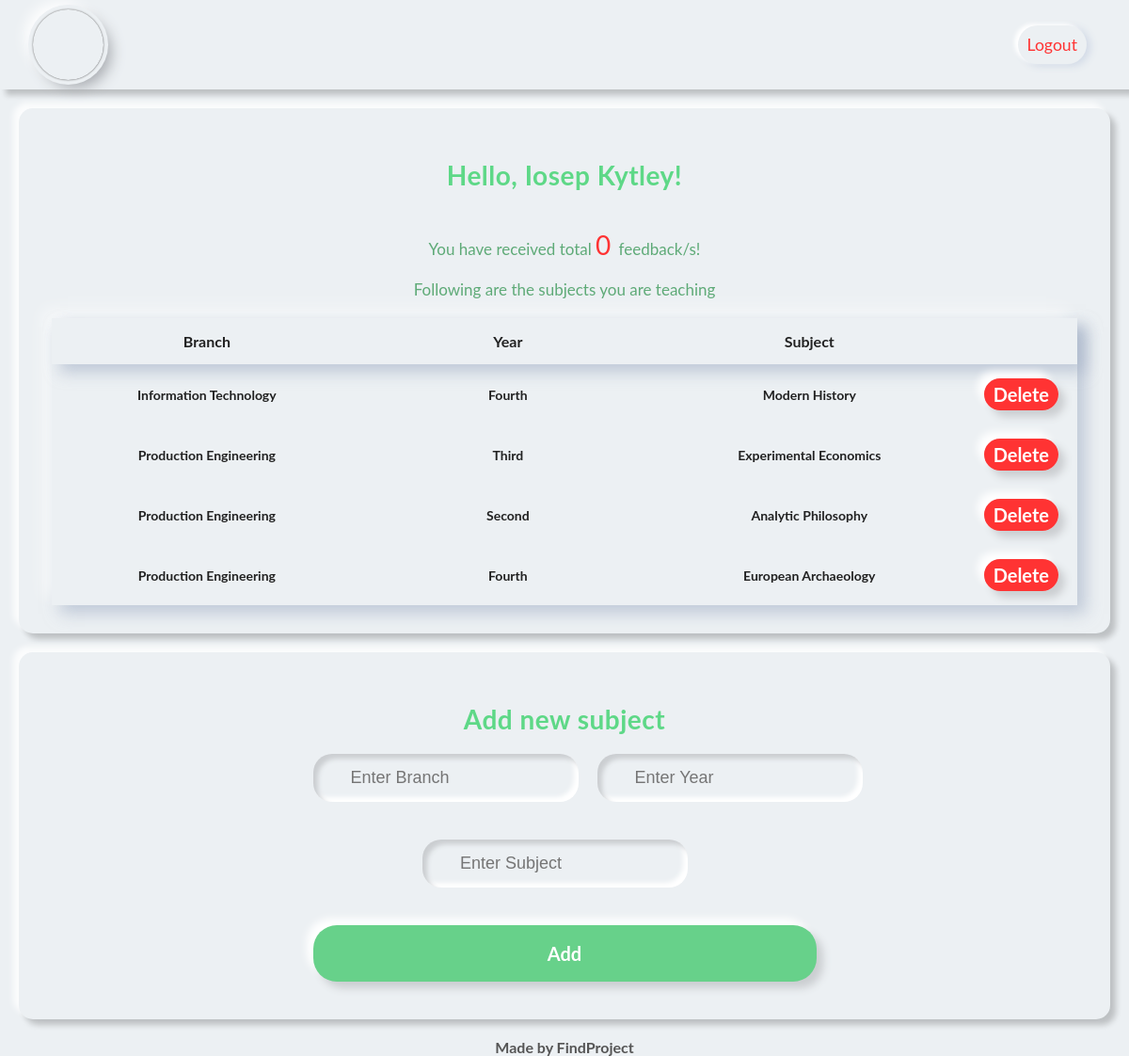
/teacher/dashboard.php (signed in), run on the app's committed database.
### tables this page shows
CREATE TABLE `teachers` (
  `t_id` int(11) NOT NULL,
  `t_name` varchar(255) NOT NULL,
  `t_email` varchar(255) NOT NULL,
  `t_password` varchar(255) NOT NULL,
  `t_phone` varchar(255) NOT NULL
);

CREATE TABLE `teacher_subjects` (
  `sub_id` int(11) NOT NULL,
  `t_id` int(11) NOT NULL,
  `branch` varchar(255) NOT NULL,
  `sub_year` varchar(255) NOT NULL,
  `sub_name` varchar(255) NOT NULL
);

### teacher/includes/session.php (called while the page is built, shortened)
<?php
include("connection.php");
$user_check = $_SESSION['teacher_login'];
$ses_sql = "select t_id, t_name, t_email from teachers where t_email = '$user_check' ";
$ses_res = $conn->query($ses_sql);
$row = $ses_res->fetch_array(MYSQLI_ASSOC);
$login_session_id = (int)$row['t_id'];
$login_session_name = $row['t_name'];

### teacher/includes/dashboard-functions.php (called while the page is built, shortened)
<?php
include('includes/session.php');
$sql = "SELECT count(t_id) as t_count FROM student_feedback WHERE t_id = " . $login_session_id;
$result = $conn->query($sql);
$row = $result->fetch_array(MYSQLI_ASSOC);

### teacher/dashboard.php (the view, shortened to what this page needs)
<?php
include('includes/dashboard-functions.php');
$teacher_sql = "SELECT * FROM teacher_subjects WHERE t_id = $login_session_id";
$teacher_result = $conn->query($teacher_sql);
?>
<!DOCTYPE html>
<html>
<head>
    <link rel="stylesheet" href="https://cdnjs.cloudflare.com/ajax/libs/font-awesome/5.15.2/css/all.min.css" />
    <link rel="stylesheet" href="../assets/css/style-dashboard.css">
    <link rel="stylesheet" href="../assets/css/addon.css">
</head>
<body>
    <div class="kt-header-div">
        <a href="dashboard.php" class="kt-header-logo"></a>
        <a class="kt-logout" href="logout.php">Logout</a>
    </div>
    <div class="kt-dashboard-div">
        <div class="kt-dashboard-title">Hello, <?= $login_session_name; ?>!</div>
        <div class="kt-dashboard-sub-title mt-40">You have received total <span class="kt-dashboard-title error-red"><?= $row['t_count'] ?> </span>feedback/s!</div>
        <div class="kt-dashboard-sub-title mt-20">Following are the subjects you are teaching</div>
        <table class="kt-dashboard-table">
            <thead>
                <tr>
                    <th>Branch</th>
                    <th>Year</th>
                    <th>Subject</th>
                    <th></th>
                </tr>
            </thead>
            <tbody>
                <?php
                if ($teacher_result->num_rows > 0) {
                    while ($teacher_row = $teacher_result->fetch_assoc()) {
                        echo "<tr>";
                        echo "<td>" . $teacher_row['branch'] . "</td>";
                        echo "<td>" . $teacher_row['sub_year'] . "</td>";
                        echo "<td>" . $teacher_row['sub_name'] . "</td>";
                        echo "<td><a href='dashboard.php?delete_id=" . $teacher_row['sub_id'] . "' class='kt-delete-button'>Delete</a></td>";
                        echo "</tr>";
                    }
                }
                ?>
            </tbody>
        </table>
    </div>
    <div class="kt-dashboard-div">
        <div class="kt-dashboard-title">Add new subject</div>
        <form method="POST" action="dashboard.php" class="kt-form">
            <div class="kt-input-block">
                <div class="kt-branch" style="margin-right: 20px;">
                    <input type="text" placeholder="Enter Branch" name="branch" />
                </div>
                <div class="kt-year">
                    <input type="text" placeholder="Enter Year" name="year" />
                </div>
            </div>
            <div class="kt-input-block">
                <div class="kt-subject" style="margin-right: 20px;">
                    <input type="text" placeholder="Enter Subject" name="subject" />
                </div>
            </div>
            <button type="submit" name="add_subject" class="kt-button">
                Add</button>
        </form>
    </div>
</body>
</html>

### assets/css/style-dashboard.css (style rules this page uses)
* { margin: 0; padding: 0; box-sizing: border-box; }
body { height: 100vh; width: 100vw; font-family: "Lato", sans-serif; font-weight: 700; color: #555; background: #ecf0f3; }
a { text-decoration: none; }
.kt-header-div { padding: 10px 35px; background: #ecf0f3; display: grid; align-items: center; grid-template-columns: repeat(3, 1fr); grid-template-areas: "header-logo header-navlinks header-logout"; box-shadow: -6px -6px 6px rgba(255, 255, 255, 0.8), 6px 6px 6px rgba(0, 0, 0, 0.2); }
.kt-header-logo { grid-area: header-logo; background: url("https://img.freepik.com/free-photo/feedback-survey-response-advice-suggestions_53876-125410.jpg?t=st=1650608257~exp=1650608857~hmac=4dc2b494722b79781f9a196777178d0480148832bf913a32b2e386851ca724a5&w=740"); background-position: 50% 50%; background-size: 50px 50px; background-repeat: no-repeat; width: 75px; height: 75px; border-radius: 50%; box-shadow: 0px 0px 2px #5f5f5f, 0px 0px 0px 5px #ecf0f3, 8px 8px 15px #a7aaaf, -8px -8px 15px #ffffff; }
.kt-logout { grid-area: header-logout; justify-self: end; padding: 10px; margin: 0 10px; font-size: 1.1em; border-radius: 40px; border-style: none; color: #ff3333; font-weight: normal; background-color: #ecf0f3; box-shadow: -4px -2px 4px 0px #fff, 4px 2px 8px 0px #d1d9e6; }
.kt-dashboard-div { padding: 10px 35px 30px 35px; margin: 20px 20px; border-radius: 15px; background: #ecf0f3; box-shadow: -6px -6px 6px rgba(255, 255, 255, 0.8), 6px 6px 6px rgba(0, 0, 0, 0.2); }
.kt-dashboard-title { text-align: center; font-size: 28px; padding-top: 24px; letter-spacing: 0.5px; color: #5ed887; }
.kt-dashboard-sub-title { text-align: center; font-size: 17px; font-weight: normal; color: #5eaa77; }
.mt-20 { margin-top: 20px; }
.mt-40 { margin-top: 40px; }
.kt-dashboard-div { padding: 30px 35px 30px 35px; margin: 20px 20px; border-radius: 15px; background: #ecf0f3; }
.kt-dashboard-title { font-size: 28px; padding-top: 24px; letter-spacing: 0.5px; color: #5ed887; text-align: center; }
table.kt-dashboard-table { width: 100%; margin-top: 20px; border-spacing: 0; color: #212121; text-align: center; box-shadow: 9px 9px 16px rgba(163, 177, 198, 0.6), -9px -9px 16px rgba(255, 255, 255, 0.6); }
table.kt-dashboard-table thead { box-shadow: 9px 9px 16px rgba(163, 177, 198, 0.6); }
table.kt-dashboard-table th { padding: 15px; white-space: nowrap; }
table.kt-dashboard-table td:nth-child(1) { width: 60%; }
table.kt-dashboard-table td:nth-child(2) { width: 20%; }
table.kt-dashboard-table td:nth-child(3) { width: 20%; }
table.kt-dashboard-table > tbody > tr > td { padding: 20px; font-size: 14px; white-space: nowrap; position: relative; }
.kt-button { outline: none; border: none; text-decoration: none; padding: 5px 5px; cursor: pointer; border-radius: 25px; font-size: 20px; font-weight: 700; font-family: "Lato", sans-serif; color: #fff; text-align: center; background: #67d18a; box-shadow: 7px 7px 8px #cbced1, -7px -7px 8px #ffffff; transition: 0.5s; }
.error-red { color: #ff3333; }

### assets/css/addon.css (style rules this page uses)
table.kt-dashboard-table td:nth-child(1) { width: 33.33%; }
table.kt-dashboard-table td:nth-child(2) { width: 33.33%; }
table.kt-dashboard-table td:nth-child(3) { width: 33.33%; }
.kt-form { margin: 0 auto; width: 50%; padding: 20px 5px 10px 5px; }
.kt-form input { border: none; outline: none; background: none; font-size: 18px; color: #555; padding: 15px 10px 15px 5px; }
.kt-input-block { display: flex; justify-content: space-around; margin-bottom: 20px; }
.kt-name, .kt-password, .kt-email, .kt-phone, .kt-branch, .kt-subject, .kt-year { margin-bottom: 20px; border-radius: 20px; box-shadow: inset 5px 5px 5px #cbced1, inset -5px -5px 5px #ffffff; }
.kt-button { outline: none; border: none; cursor: pointer; width: 100%; height: 60px; border-radius: 25px; font-size: 20px; font-weight: 700; font-family: "Lato", sans-serif; color: #fff; text-align: center; background: #67d18a; box-shadow: 7px 7px 8px #cbced1, -7px -7px 8px #ffffff; transition: 0.5s; }
.kt-delete-button { outline: none; border: none; cursor: pointer; padding: 5px 10px; border-radius: 25px; font-size: 20px; font-weight: 700; font-family: "Lato", sans-serif; color: #fff; text-align: center; background: #ff3333; box-shadow: 7px 7px 8px #cbced1, -7px -7px 8px #ffffff; transition: 0.5s; }

### data on the page
teachers: t_name "Iosep Kytley"
teacher_subjects: branch "Information Technology", sub_year "Fourth", sub_name "Modern History"
teacher_subjects: branch "Production Engineering", sub_year "Third", sub_name "Experimental Economics"
teacher_subjects: branch "Production Engineering", sub_year "Second", sub_name "Analytic Philosophy"
teacher_subjects: branch "Production Engineering", sub_year "Fourth", sub_name "European Archaeology"

### other printed values
$row['t_count'] "0"
